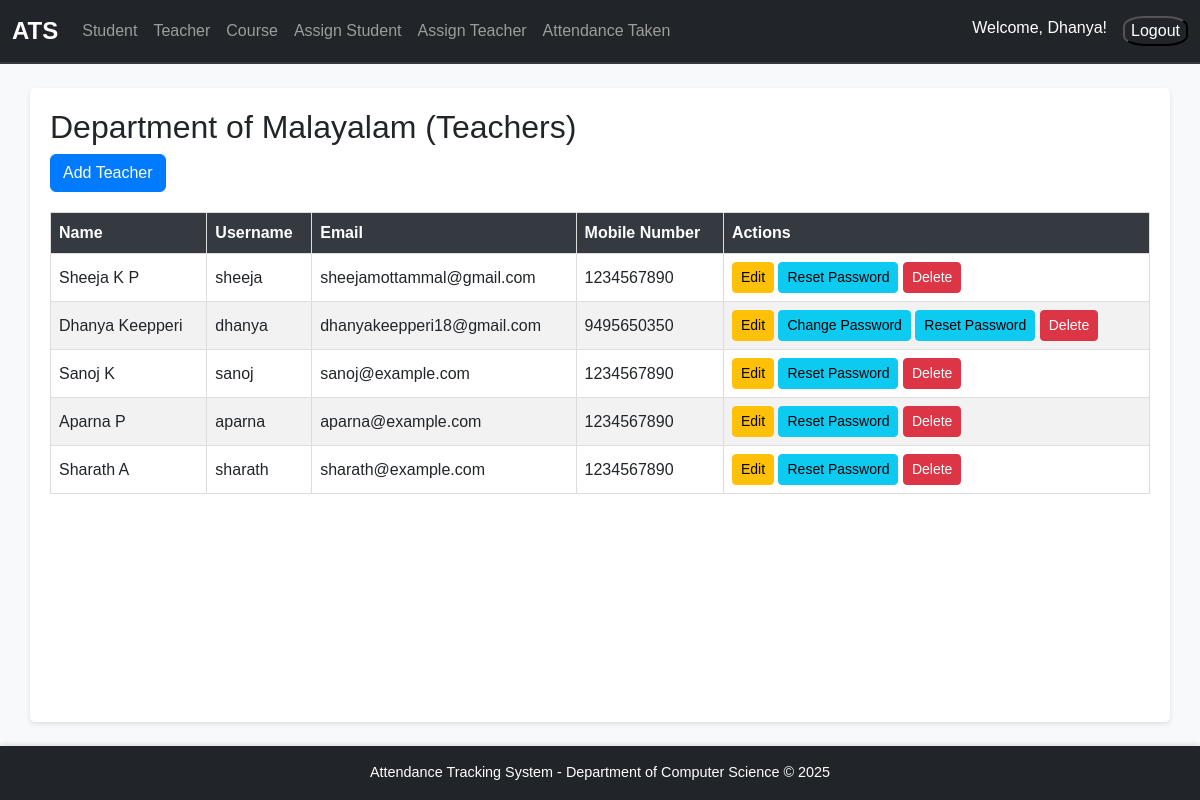
Page /teachers/ (signed in) on the earlier database version.
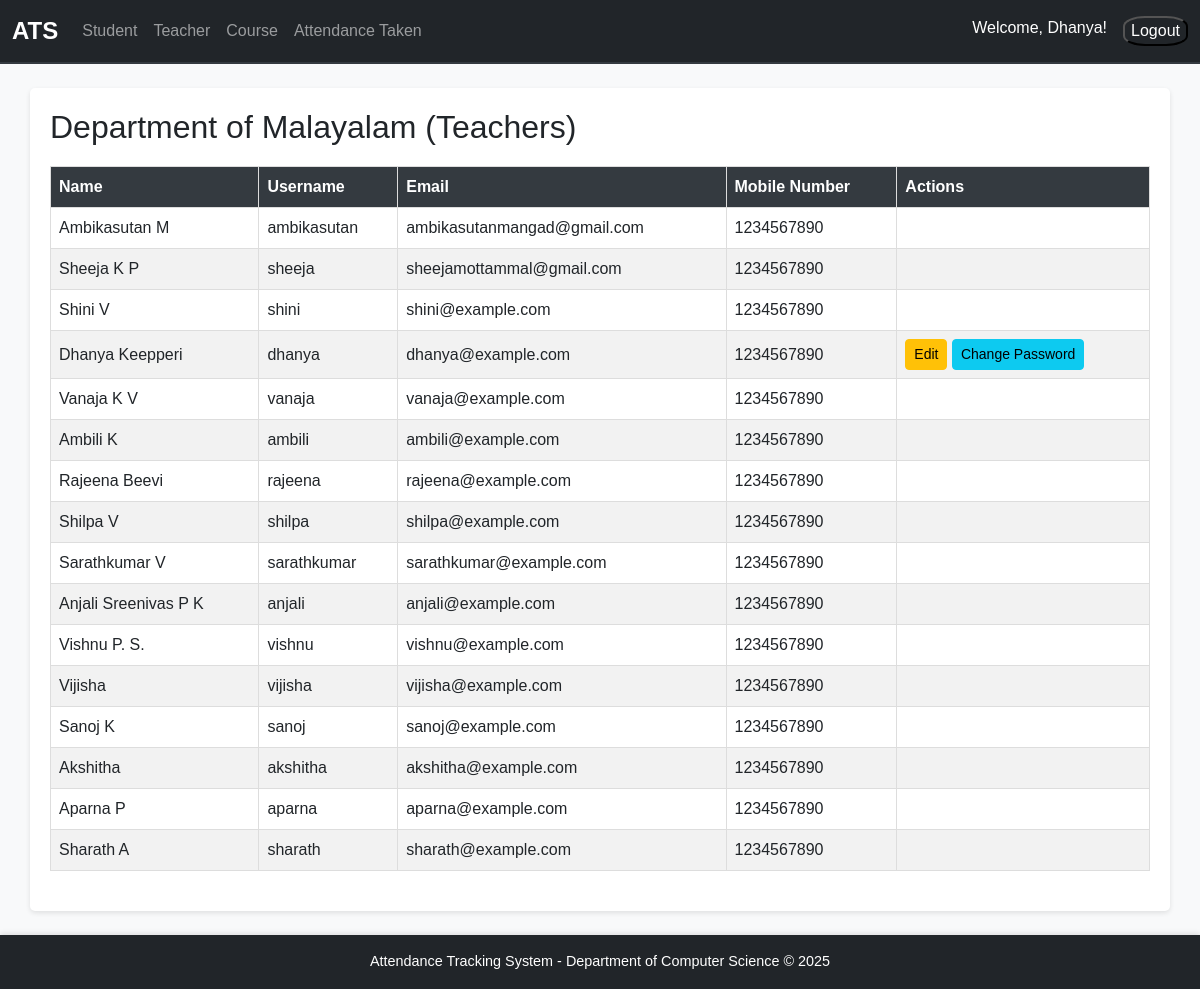
Same page on the later database version.
### attendance/models.py (models this page shows, shortened)
class Department(models.Model):
    name = models.CharField(max_length=255, unique=True)
    def __str__(self):
        return self.name

class Teacher(models.Model):
    user = models.OneToOneField(User, on_delete=models.CASCADE)  # Link to default User model
    department = models.ForeignKey(Department, on_delete=models.CASCADE, related_name="teachers")
    phone_number = models.CharField(max_length=15, blank=True)

### attendance/views.py (the view)
# urls.py: path('teachers/', views.teacher_list, name='teacher_list'),
@login_required
def teacher_list(request):
    teacher = Teacher.objects.get(user=request.user)
    department = teacher.department
    teachers = Teacher.objects.filter(department=department)
    return render(request, 'attendance/teacher_list.html', {'teachers': teachers, 'department':department})

### attendance/context_processors.py (called while the page is built)
def is_hod(request):
    return {'is_hod': request.user.groups.filter(name='HoD').exists()}

### attendance/templates/attendance/teacher_list.html (shortened to what this page needs)
{% extends 'base.html' %}
{% block content %}
  <h2> Department of {{ department }} (Teachers)</h2>
  <div class="mb-3">
    {% if is_hod %}
        <a href="{% url 'register_teacher' %}" class="btn btn-primary">Add Teacher</a>
    {% endif %}
  </div>
  <table>
    <thead>
      <tr>
        <th>Name</th>
        <th>Username</th>
        <th>Email</th>
        <th>Mobile Number</th>
        <th>Actions</th>
      </tr>
    </thead>
    <tbody>
      {% for teacher in teachers %}
        <tr>
          <td>{{ teacher.user.first_name }}</td>
          <td>{{ teacher.user.username }}</td>
          <td>{{ teacher.user.email }}</td>
          <td>{{ teacher.phone_number }}</td>
          <td>
            {% if is_hod %}
                <a href="{% url 'edit_teacher' teacher.id %}" class="btn btn-warning btn-sm">Edit</a>
                {% if teacher.user == request.user %}
                    <a href="{% url 'change_password' teacher.id %}" class="btn btn-info btn-sm">Change Password</a>
                    <a href="{% url 'reset_password' teacher.id %}" class="btn btn-info btn-sm"
                       onclick="return confirm('You will be logged out after Reset (password: {{ teacher.user.username }}@123)')">Reset Password</a>
                {% else %}
                    <a href="{% url 'reset_password' teacher.id %}" class="btn btn-info btn-sm"
                       onclick="return confirm('password: {{ teacher.user.username }}@123')">Reset Password</a>
                {% endif %}
                <a href="{% url 'delete_teacher' teacher.id %}" class="btn btn-danger btn-sm" onclick="return confirm('Are you sure you want to delete this teacher?')">Delete</a>
            {% else %}
                {% if teacher.user == request.user %}
                    <a href="{% url 'edit_teacher' teacher.id %}" class="btn btn-warning btn-sm">Edit</a>
                    <a href="{% url 'change_password' teacher.id %}" class="btn btn-info btn-sm">Change Password</a>
                {% endif %}
            {% endif %}
          </td>
        </tr>
      {% empty %}
        <tr>
          <td colspan="5">No teachers found.</td>
        </tr>
      {% endfor %}
    </tbody>
  </table>
{% endblock %}

### templates/base.html (shortened to what this page needs)
{% load static %}
<!DOCTYPE html>
<html lang="en">
<head>
    <link href="https://cdn.jsdelivr.net/npm/bootstrap@5.3.0/dist/css/bootstrap.min.css" rel="stylesheet">
    <link rel="stylesheet" href="{% static 'base.css' %}">
</head>
<body>
    <nav class="navbar navbar-expand-lg navbar-dark bg-dark">
        <div class="container-fluid">
            <a class="navbar-brand" href="{% url 'index' %}">ATS</a>
            <div class="collapse navbar-collapse" id="navbarNav">
                <ul class="navbar-nav me-auto">
                    <li class="nav-item">
                        <a class="nav-link" href="{% url 'student_list' %}">Student</a>
                    </li>
                    <li class="nav-item">
                        <a class="nav-link" href="{% url 'teacher_list' %}">Teacher</a>
                    </li>
                    <li class="nav-item">
                        <a class="nav-link" href="{% url 'course_list' %}">Course</a>
                    </li>
                    {% if is_hod %}
                        <li class="nav-item">
                            <a class="nav-link" href="{% url 'student_course_assign' %}">Assign Student</a>
                        </li>
                        <li class="nav-item">
                            <a class="nav-link" href="{% url 'teacher_course_assign' %}">Assign Teacher</a>
                        </li>
                    {% endif %}
                    <li class="nav-item">
                        <a class="nav-link" href="{% url 'teacher_attendance_list' %}">Attendance Taken</a>
                    </li>
                </ul>
                {% if user.is_authenticated %}
                <ul class="navbar-nav">
                    <li class="nav-item">
                        <span class="navbar-text text-white me-3">Welcome, {{ user.username|title }}!</span>
                    </li>
                    <li>
                        <form  method="post" action="{% url 'logout' %}">
                            <button class="logout" type="submit">Logout</button>
                          </form>
                    </li>
                </ul>
                {% else %}
                <ul class="navbar-nav">
                    <li class="nav-item">
                        <a class="nav-link" href="#">Login</a>
                    </li>
                </ul>
                {% endif %}
            </div>
        </div>
    </nav>
    <div class="container mt-4">
        {% block content %}{% endblock %}
    </div>
    <footer class="bg-dark text-white text-center py-3 mt-4">
        <p class="mb-0">Attendance Tracking System - Department of Computer Science &copy; 2025</p>
    </footer>
</body>
</html>

### static/base.css (style rules this page uses)
html, body { font-family: 'Arial', sans-serif; background-color: #f8f9fa; color: #212529; height: 100%; margin: 0; display: flex; flex-direction: column; }
.navbar { border-bottom: 2px solid #343a40; }
.navbar-brand { font-weight: bold; font-size: 1.5rem; }
.nav-item .nav-link { font-size: 1rem; padding: 0.5rem 1rem; transition: color 0.2s ease-in-out; }
footer { background-color: #343a40; color: #ffffff; font-size: 0.9rem; text-align: center; padding: 10px 0; box-shadow: 0 -2px 5px rgba(0, 0, 0, 0.1); }
.container { flex: 1; background-color: #ffffff; border-radius: 5px; box-shadow: 0 2px 5px rgba(0, 0, 0, 0.1); padding: 20px; }
table { width: 100%; border-collapse: collapse; margin: 20px 0; }
table th, table td { border: 1px solid #ddd; padding: 8px; text-align: left; }
table th { background-color: #343a40; color: #ffffff; }
table tr:nth-child(even) { background-color: #f2f2f2; }
.text-center { text-align: center; }
.mt-4 { margin-top: 1.5rem; }
.logout { background-color: transparent; border-radius: 34%; color: white; }

Differences in the rows shown:
added Teacher: user.first_name "Ambikasutan M", user.username "ambikasutan", user.email "ambikasutanmangad@gmail.com", phone_number "1234567890"
shown differently, row unchanged: Teacher "Sheeja K P": no longer shows "Edit Reset Password Delete"
added Teacher: user.first_name "Shini V", user.username "shini", user.email "shini@example.com", phone_number "1234567890"
changed Teacher "Dhanya Keepperi": user.email "dhanyakeepperi18@gmail.com" → "dhanya@example.com"; phone_number "9495650350" → "1234567890"; no longer shows "Reset Password Delete"
added Teacher: user.first_name "Vanaja K V", user.username "vanaja", user.email "vanaja@example.com", phone_number "1234567890"
added Teacher: user.first_name "Ambili K", user.username "ambili", user.email "ambili@example.com", phone_number "1234567890"
added Teacher: user.first_name "Rajeena Beevi", user.username "rajeena", user.email "rajeena@example.com", phone_number "1234567890"
added Teacher: user.first_name "Shilpa V", user.username "shilpa", user.email "shilpa@example.com", phone_number "1234567890"
added Teacher: user.first_name "Sarathkumar V", user.username "sarathkumar", user.email "sarathkumar@example.com", phone_number "1234567890"
added Teacher: user.first_name "Anjali Sreenivas P K", user.username "anjali", user.email "anjali@example.com", phone_number "1234567890"
added Teacher: user.first_name "Vishnu P. S.", user.username "vishnu", user.email "vishnu@example.com", phone_number "1234567890"
added Teacher: user.first_name "Vijisha", user.username "vijisha", user.email "vijisha@example.com", phone_number "1234567890"
shown differently, row unchanged: Teacher "Sanoj K": no longer shows "Edit Reset Password Delete"
added Teacher: user.first_name "Akshitha", user.username "akshitha", user.email "akshitha@example.com", phone_number "1234567890"
shown differently, row unchanged: Teacher "Aparna P": no longer shows "Edit Reset Password Delete"
shown differently, row unchanged: Teacher "Sharath A": no longer shows "Edit Reset Password Delete"
Other differences:
text no longer shown: "Assign Student Assign Teacher Add Teacher"
